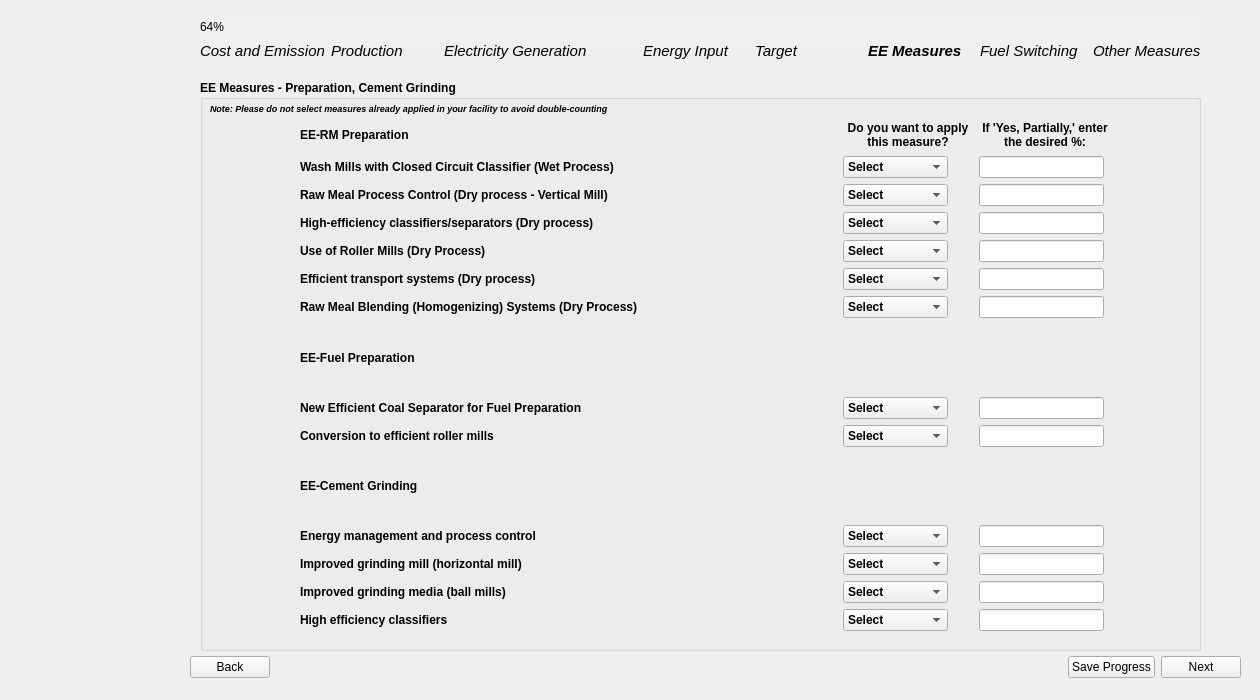
<?xml version="1.0" encoding="UTF-8"?>
<ui version="4.0">
 <class>Page8_AllMeasures_1</class>
 <widget class="QWidget" name="Page8_AllMeasures_1">
  <property name="geometry">
   <rect>
    <x>0</x>
    <y>0</y>
    <width>1260</width>
    <height>700</height>
   </rect>
  </property>
  <property name="sizePolicy">
   <sizepolicy hsizetype="Fixed" vsizetype="Fixed">
    <horstretch>0</horstretch>
    <verstretch>0</verstretch>
   </sizepolicy>
  </property>
  <property name="windowTitle">
   <string>Form</string>
  </property>
  <property name="styleSheet">
   <string notr="true"/>
  </property>
  <widget class="QWidget" name="layoutWidget">
   <property name="geometry">
    <rect>
     <x>190</x>
     <y>650</y>
     <width>1051</width>
     <height>35</height>
    </rect>
   </property>
   <layout class="QHBoxLayout" name="button_layout">
    <item>
     <widget class="QPushButton" name="backBtn">
      <property name="text">
       <string>Back</string>
      </property>
     </widget>
    </item>
    <item>
     <spacer name="horizontalSpacer">
      <property name="orientation">
       <enum>Qt::Horizontal</enum>
      </property>
      <property name="sizeHint" stdset="0">
       <size>
        <width>40</width>
        <height>20</height>
       </size>
      </property>
     </spacer>
    </item>
    <item>
     <widget class="QPushButton" name="saveBtn">
      <property name="text">
       <string>Save Progress</string>
      </property>
     </widget>
    </item>
    <item>
     <widget class="QPushButton" name="nextBtn">
      <property name="font">
       <font>
        <kerning>true</kerning>
       </font>
      </property>
      <property name="text">
       <string>Next</string>
      </property>
     </widget>
    </item>
   </layout>
  </widget>
  <widget class="QGroupBox" name="all_measures_group_1">
   <property name="geometry">
    <rect>
     <x>200</x>
     <y>80</y>
     <width>1001</width>
     <height>571</height>
    </rect>
   </property>
   <property name="font">
    <font>
     <bold>true</bold>
    </font>
   </property>
   <property name="styleSheet">
    <string notr="true">QPushButton {
    background-color: #26481f;  /* Green */
    color: white;
    border: none;
    padding: 8px 16px;
    font-size: 14px;
    border-radius: 6px;
    min-width: 90px;
    min-height: 15px;

}

QPushButton:hover {
    background-color: #45a049;
}

QPushButton:pressed {
    background-color: #3e8e41;
}

QPushButton#saveBtn {
                background-color: white;
                color: #26481f;
            }
QPushButton#saveBtn:hover {
                background-color: #45a049;
			  color: white;
            }

    QLineEdit {
        border-radius: 10px;    
        padding: 5px;           
    }

myLineEdit-&gt;setFixedSize(200, 30)</string>
   </property>
   <property name="title">
    <string>EE Measures - Preparation, Cement Grinding</string>
   </property>
   <widget class="QWidget" name="layoutWidget_3">
    <property name="geometry">
     <rect>
      <x>100</x>
      <y>40</y>
      <width>811</width>
      <height>511</height>
     </rect>
    </property>
    <layout class="QGridLayout" name="all_measure_1_gridLayout">
     <item row="5" column="0">
      <widget class="QLabel" name="all_measure_label_5">
       <property name="text">
        <string>Efficient transport systems (Dry process)</string>
       </property>
      </widget>
     </item>
     <item row="2" column="0">
      <widget class="QLabel" name="all_measure_label_2">
       <property name="text">
        <string>Raw Meal Process Control (Dry process - Vertical Mill)</string>
       </property>
      </widget>
     </item>
     <item row="13" column="0">
      <widget class="QLabel" name="all_measure_label_10">
       <property name="text">
        <string>Improved grinding media (ball mills)</string>
       </property>
      </widget>
     </item>
     <item row="3" column="1">
      <widget class="QComboBox" name="page8_1_comboBox_3">
       <property name="sizePolicy">
        <sizepolicy hsizetype="Fixed" vsizetype="Fixed">
         <horstretch>0</horstretch>
         <verstretch>0</verstretch>
        </sizepolicy>
       </property>
       <item>
        <property name="text">
         <string>Select</string>
        </property>
       </item>
       <item>
        <property name="text">
         <string>Yes (100%)</string>
        </property>
       </item>
       <item>
        <property name="text">
         <string>No (0%)</string>
        </property>
       </item>
       <item>
        <property name="text">
         <string>Yes, Partially</string>
        </property>
       </item>
      </widget>
     </item>
     <item row="11" column="1">
      <widget class="QComboBox" name="page8_1_comboBox_8">
       <property name="sizePolicy">
        <sizepolicy hsizetype="Fixed" vsizetype="Fixed">
         <horstretch>0</horstretch>
         <verstretch>0</verstretch>
        </sizepolicy>
       </property>
       <item>
        <property name="text">
         <string>Select</string>
        </property>
       </item>
       <item>
        <property name="text">
         <string>Yes (100%)</string>
        </property>
       </item>
       <item>
        <property name="text">
         <string>No (0%)</string>
        </property>
       </item>
       <item>
        <property name="text">
         <string>Yes, Partially</string>
        </property>
       </item>
      </widget>
     </item>
     <item row="9" column="1">
      <widget class="QComboBox" name="page8_1_comboBox_7">
       <property name="sizePolicy">
        <sizepolicy hsizetype="Fixed" vsizetype="Fixed">
         <horstretch>0</horstretch>
         <verstretch>0</verstretch>
        </sizepolicy>
       </property>
       <item>
        <property name="text">
         <string>Select</string>
        </property>
       </item>
       <item>
        <property name="text">
         <string>Yes (100%)</string>
        </property>
       </item>
       <item>
        <property name="text">
         <string>No (0%)</string>
        </property>
       </item>
       <item>
        <property name="text">
         <string>Yes, Partially</string>
        </property>
       </item>
      </widget>
     </item>
     <item row="4" column="2">
      <widget class="QLineEdit" name="page8_1_potential_input_4">
       <property name="sizePolicy">
        <sizepolicy hsizetype="Fixed" vsizetype="Fixed">
         <horstretch>0</horstretch>
         <verstretch>0</verstretch>
        </sizepolicy>
       </property>
       <property name="text">
        <string/>
       </property>
      </widget>
     </item>
     <item row="9" column="2">
      <widget class="QLineEdit" name="page8_1_potential_input_7">
       <property name="sizePolicy">
        <sizepolicy hsizetype="Fixed" vsizetype="Fixed">
         <horstretch>0</horstretch>
         <verstretch>0</verstretch>
        </sizepolicy>
       </property>
       <property name="text">
        <string/>
       </property>
      </widget>
     </item>
     <item row="14" column="2">
      <widget class="QLineEdit" name="page8_1_potential_input_11">
       <property name="sizePolicy">
        <sizepolicy hsizetype="Fixed" vsizetype="Fixed">
         <horstretch>0</horstretch>
         <verstretch>0</verstretch>
        </sizepolicy>
       </property>
       <property name="text">
        <string/>
       </property>
      </widget>
     </item>
     <item row="14" column="1">
      <widget class="QComboBox" name="page8_1_comboBox_11">
       <property name="sizePolicy">
        <sizepolicy hsizetype="Fixed" vsizetype="Fixed">
         <horstretch>0</horstretch>
         <verstretch>0</verstretch>
        </sizepolicy>
       </property>
       <item>
        <property name="text">
         <string>Select</string>
        </property>
       </item>
       <item>
        <property name="text">
         <string>Yes (100%)</string>
        </property>
       </item>
       <item>
        <property name="text">
         <string>No (0%)</string>
        </property>
       </item>
       <item>
        <property name="text">
         <string>Yes, Partially</string>
        </property>
       </item>
      </widget>
     </item>
     <item row="1" column="0">
      <widget class="QLabel" name="all_measure_label">
       <property name="text">
        <string>Wash Mills with Closed Circuit Classifier (Wet Process)</string>
       </property>
      </widget>
     </item>
     <item row="2" column="1">
      <widget class="QComboBox" name="page8_1_comboBox_2">
       <property name="sizePolicy">
        <sizepolicy hsizetype="Fixed" vsizetype="Fixed">
         <horstretch>0</horstretch>
         <verstretch>0</verstretch>
        </sizepolicy>
       </property>
       <item>
        <property name="text">
         <string>Select</string>
        </property>
       </item>
       <item>
        <property name="text">
         <string>Yes (100%)</string>
        </property>
       </item>
       <item>
        <property name="text">
         <string>No (0%)</string>
        </property>
       </item>
       <item>
        <property name="text">
         <string>Yes, Partially</string>
        </property>
       </item>
      </widget>
     </item>
     <item row="0" column="0">
      <widget class="QLabel" name="rm_prep_label">
       <property name="font">
        <font>
         <bold>true</bold>
        </font>
       </property>
       <property name="text">
        <string>EE-RM Preparation</string>
       </property>
      </widget>
     </item>
     <item row="13" column="2">
      <widget class="QLineEdit" name="page8_1_potential_input_10">
       <property name="sizePolicy">
        <sizepolicy hsizetype="Fixed" vsizetype="Fixed">
         <horstretch>0</horstretch>
         <verstretch>0</verstretch>
        </sizepolicy>
       </property>
       <property name="text">
        <string/>
       </property>
      </widget>
     </item>
     <item row="8" column="2">
      <widget class="QLineEdit" name="page8_1_potential_input_6">
       <property name="sizePolicy">
        <sizepolicy hsizetype="Fixed" vsizetype="Fixed">
         <horstretch>0</horstretch>
         <verstretch>0</verstretch>
        </sizepolicy>
       </property>
       <property name="text">
        <string/>
       </property>
      </widget>
     </item>
     <item row="0" column="1">
      <widget class="QLabel" name="doyouwanttoapply_label_2">
       <property name="minimumSize">
        <size>
         <width>130</width>
         <height>30</height>
        </size>
       </property>
       <property name="maximumSize">
        <size>
         <width>127</width>
         <height>30</height>
        </size>
       </property>
       <property name="font">
        <font>
         <bold>true</bold>
        </font>
       </property>
       <property name="text">
        <string>Do you want to apply this measure?</string>
       </property>
       <property name="alignment">
        <set>Qt::AlignCenter</set>
       </property>
       <property name="wordWrap">
        <bool>true</bool>
       </property>
      </widget>
     </item>
     <item row="13" column="1">
      <widget class="QComboBox" name="page8_1_comboBox_10">
       <property name="sizePolicy">
        <sizepolicy hsizetype="Fixed" vsizetype="Fixed">
         <horstretch>0</horstretch>
         <verstretch>0</verstretch>
        </sizepolicy>
       </property>
       <item>
        <property name="text">
         <string>Select</string>
        </property>
       </item>
       <item>
        <property name="text">
         <string>Yes (100%)</string>
        </property>
       </item>
       <item>
        <property name="text">
         <string>No (0%)</string>
        </property>
       </item>
       <item>
        <property name="text">
         <string>Yes, Partially</string>
        </property>
       </item>
      </widget>
     </item>
     <item row="8" column="0">
      <widget class="QLabel" name="all_measure_label_6">
       <property name="text">
        <string>New Efficient Coal Separator for Fuel Preparation</string>
       </property>
      </widget>
     </item>
     <item row="1" column="1">
      <widget class="QComboBox" name="page8_1_comboBox">
       <property name="sizePolicy">
        <sizepolicy hsizetype="Fixed" vsizetype="Fixed">
         <horstretch>0</horstretch>
         <verstretch>0</verstretch>
        </sizepolicy>
       </property>
       <item>
        <property name="text">
         <string>Select</string>
        </property>
       </item>
       <item>
        <property name="text">
         <string>Yes (100%)</string>
        </property>
       </item>
       <item>
        <property name="text">
         <string>No (0%)</string>
        </property>
       </item>
       <item>
        <property name="text">
         <string>Yes, Partially</string>
        </property>
       </item>
      </widget>
     </item>
     <item row="11" column="2">
      <widget class="QLineEdit" name="page8_1_potential_input_8">
       <property name="sizePolicy">
        <sizepolicy hsizetype="Fixed" vsizetype="Fixed">
         <horstretch>0</horstretch>
         <verstretch>0</verstretch>
        </sizepolicy>
       </property>
       <property name="text">
        <string/>
       </property>
      </widget>
     </item>
     <item row="8" column="1">
      <widget class="QComboBox" name="page8_1_comboBox_6">
       <property name="sizePolicy">
        <sizepolicy hsizetype="Fixed" vsizetype="Fixed">
         <horstretch>0</horstretch>
         <verstretch>0</verstretch>
        </sizepolicy>
       </property>
       <item>
        <property name="text">
         <string>Select</string>
        </property>
       </item>
       <item>
        <property name="text">
         <string>Yes (100%)</string>
        </property>
       </item>
       <item>
        <property name="text">
         <string>No (0%)</string>
        </property>
       </item>
       <item>
        <property name="text">
         <string>Yes, Partially</string>
        </property>
       </item>
      </widget>
     </item>
     <item row="7" column="0">
      <widget class="QLabel" name="fuel_prep_label">
       <property name="font">
        <font>
         <bold>true</bold>
        </font>
       </property>
       <property name="text">
        <string>EE-Fuel Preparation</string>
       </property>
      </widget>
     </item>
     <item row="0" column="2">
      <widget class="QLabel" name="potential_app_label_2">
       <property name="minimumSize">
        <size>
         <width>132</width>
         <height>30</height>
        </size>
       </property>
       <property name="maximumSize">
        <size>
         <width>135</width>
         <height>30</height>
        </size>
       </property>
       <property name="font">
        <font>
         <bold>true</bold>
        </font>
       </property>
       <property name="text">
        <string>If 'Yes, Partially,' enter the desired %:</string>
       </property>
       <property name="alignment">
        <set>Qt::AlignCenter</set>
       </property>
       <property name="wordWrap">
        <bool>true</bool>
       </property>
      </widget>
     </item>
     <item row="12" column="0">
      <widget class="QLabel" name="all_measure_label_9">
       <property name="text">
        <string>Improved grinding mill (horizontal mill)</string>
       </property>
      </widget>
     </item>
     <item row="5" column="2">
      <widget class="QLineEdit" name="page8_1_potential_input_5">
       <property name="sizePolicy">
        <sizepolicy hsizetype="Fixed" vsizetype="Fixed">
         <horstretch>0</horstretch>
         <verstretch>0</verstretch>
        </sizepolicy>
       </property>
       <property name="text">
        <string/>
       </property>
      </widget>
     </item>
     <item row="3" column="2">
      <widget class="QLineEdit" name="page8_1_potential_input_3">
       <property name="sizePolicy">
        <sizepolicy hsizetype="Fixed" vsizetype="Fixed">
         <horstretch>0</horstretch>
         <verstretch>0</verstretch>
        </sizepolicy>
       </property>
       <property name="text">
        <string/>
       </property>
      </widget>
     </item>
     <item row="3" column="0">
      <widget class="QLabel" name="all_measure_label_3">
       <property name="text">
        <string>High-efficiency classifiers/separators (Dry process)</string>
       </property>
      </widget>
     </item>
     <item row="9" column="0">
      <widget class="QLabel" name="all_measure_label_7">
       <property name="text">
        <string>Conversion to efficient roller mills</string>
       </property>
      </widget>
     </item>
     <item row="4" column="1">
      <widget class="QComboBox" name="page8_1_comboBox_4">
       <property name="sizePolicy">
        <sizepolicy hsizetype="Fixed" vsizetype="Fixed">
         <horstretch>0</horstretch>
         <verstretch>0</verstretch>
        </sizepolicy>
       </property>
       <item>
        <property name="text">
         <string>Select</string>
        </property>
       </item>
       <item>
        <property name="text">
         <string>Yes (100%)</string>
        </property>
       </item>
       <item>
        <property name="text">
         <string>No (0%)</string>
        </property>
       </item>
       <item>
        <property name="text">
         <string>Yes, Partially</string>
        </property>
       </item>
      </widget>
     </item>
     <item row="1" column="2">
      <widget class="QLineEdit" name="page8_1_potential_input">
       <property name="sizePolicy">
        <sizepolicy hsizetype="Fixed" vsizetype="Fixed">
         <horstretch>0</horstretch>
         <verstretch>0</verstretch>
        </sizepolicy>
       </property>
       <property name="text">
        <string/>
       </property>
      </widget>
     </item>
     <item row="2" column="2">
      <widget class="QLineEdit" name="page8_1_potential_input_2">
       <property name="sizePolicy">
        <sizepolicy hsizetype="Fixed" vsizetype="Fixed">
         <horstretch>0</horstretch>
         <verstretch>0</verstretch>
        </sizepolicy>
       </property>
       <property name="text">
        <string/>
       </property>
      </widget>
     </item>
     <item row="5" column="1">
      <widget class="QComboBox" name="page8_1_comboBox_5">
       <property name="sizePolicy">
        <sizepolicy hsizetype="Fixed" vsizetype="Fixed">
         <horstretch>0</horstretch>
         <verstretch>0</verstretch>
        </sizepolicy>
       </property>
       <item>
        <property name="text">
         <string>Select</string>
        </property>
       </item>
       <item>
        <property name="text">
         <string>Yes (100%)</string>
        </property>
       </item>
       <item>
        <property name="text">
         <string>No (0%)</string>
        </property>
       </item>
       <item>
        <property name="text">
         <string>Yes, Partially</string>
        </property>
       </item>
      </widget>
     </item>
     <item row="11" column="0">
      <widget class="QLabel" name="all_measure_label_8">
       <property name="text">
        <string>Energy management and process control</string>
       </property>
      </widget>
     </item>
     <item row="14" column="0">
      <widget class="QLabel" name="all_measure_label_11">
       <property name="text">
        <string>High efficiency classifiers</string>
       </property>
      </widget>
     </item>
     <item row="12" column="2">
      <widget class="QLineEdit" name="page8_1_potential_input_9">
       <property name="sizePolicy">
        <sizepolicy hsizetype="Fixed" vsizetype="Fixed">
         <horstretch>0</horstretch>
         <verstretch>0</verstretch>
        </sizepolicy>
       </property>
       <property name="text">
        <string/>
       </property>
      </widget>
     </item>
     <item row="4" column="0">
      <widget class="QLabel" name="all_measure_label_4">
       <property name="text">
        <string>Use of Roller Mills (Dry Process)</string>
       </property>
      </widget>
     </item>
     <item row="10" column="0">
      <widget class="QLabel" name="cement_grinding_label">
       <property name="font">
        <font>
         <bold>true</bold>
        </font>
       </property>
       <property name="text">
        <string>EE-Cement Grinding</string>
       </property>
      </widget>
     </item>
     <item row="12" column="1">
      <widget class="QComboBox" name="page8_1_comboBox_9">
       <property name="sizePolicy">
        <sizepolicy hsizetype="Fixed" vsizetype="Fixed">
         <horstretch>0</horstretch>
         <verstretch>0</verstretch>
        </sizepolicy>
       </property>
       <item>
        <property name="text">
         <string>Select</string>
        </property>
       </item>
       <item>
        <property name="text">
         <string>Yes (100%)</string>
        </property>
       </item>
       <item>
        <property name="text">
         <string>No (0%)</string>
        </property>
       </item>
       <item>
        <property name="text">
         <string>Yes, Partially</string>
        </property>
       </item>
      </widget>
     </item>
     <item row="6" column="0">
      <widget class="QLabel" name="all_measure_label_12">
       <property name="text">
        <string>Raw Meal Blending (Homogenizing) Systems (Dry Process)</string>
       </property>
      </widget>
     </item>
     <item row="6" column="1">
      <widget class="QComboBox" name="page8_1_comboBox_12">
       <property name="sizePolicy">
        <sizepolicy hsizetype="Fixed" vsizetype="Fixed">
         <horstretch>0</horstretch>
         <verstretch>0</verstretch>
        </sizepolicy>
       </property>
       <item>
        <property name="text">
         <string>Select</string>
        </property>
       </item>
       <item>
        <property name="text">
         <string>Yes (100%)</string>
        </property>
       </item>
       <item>
        <property name="text">
         <string>No (0%)</string>
        </property>
       </item>
       <item>
        <property name="text">
         <string>Yes, Partially</string>
        </property>
       </item>
      </widget>
     </item>
     <item row="6" column="2">
      <widget class="QLineEdit" name="page8_1_potential_input_12">
       <property name="sizePolicy">
        <sizepolicy hsizetype="Fixed" vsizetype="Fixed">
         <horstretch>0</horstretch>
         <verstretch>0</verstretch>
        </sizepolicy>
       </property>
       <property name="text">
        <string/>
       </property>
      </widget>
     </item>
    </layout>
   </widget>
   <widget class="QLabel" name="label">
    <property name="geometry">
     <rect>
      <x>10</x>
      <y>20</y>
      <width>521</width>
      <height>16</height>
     </rect>
    </property>
    <property name="font">
     <font>
      <pointsize>7</pointsize>
      <italic>true</italic>
     </font>
    </property>
    <property name="text">
     <string>Note: Please do not select measures already applied in your facility to avoid double-counting</string>
    </property>
   </widget>
  </widget>
  <widget class="QLabel" name="side_image">
   <property name="geometry">
    <rect>
     <x>0</x>
     <y>-30</y>
     <width>171</width>
     <height>761</height>
    </rect>
   </property>
   <property name="text">
    <string/>
   </property>
   <property name="pixmap">
    <pixmap>../images/BEST_side_abstract.png</pixmap>
   </property>
  </widget>
  <widget class="QWidget" name="layoutWidget_2">
   <property name="geometry">
    <rect>
     <x>200</x>
     <y>40</y>
     <width>1001</width>
     <height>22</height>
    </rect>
   </property>
   <layout class="QGridLayout" name="gridLayout_12">
    <item row="0" column="0">
     <widget class="QLabel" name="label_3">
      <property name="font">
       <font>
        <pointsize>11</pointsize>
        <italic>true</italic>
        <bold>false</bold>
       </font>
      </property>
      <property name="text">
       <string>Cost and Emission</string>
      </property>
     </widget>
    </item>
    <item row="0" column="1">
     <widget class="QLabel" name="label_10">
      <property name="font">
       <font>
        <pointsize>11</pointsize>
        <italic>true</italic>
       </font>
      </property>
      <property name="text">
       <string>Production</string>
      </property>
     </widget>
    </item>
    <item row="0" column="2">
     <widget class="QLabel" name="label_11">
      <property name="font">
       <font>
        <pointsize>11</pointsize>
        <italic>true</italic>
       </font>
      </property>
      <property name="text">
       <string>Electricity Generation            </string>
      </property>
     </widget>
    </item>
    <item row="0" column="3">
     <widget class="QLabel" name="label_12">
      <property name="font">
       <font>
        <pointsize>11</pointsize>
        <italic>true</italic>
       </font>
      </property>
      <property name="text">
       <string>Energy Input</string>
      </property>
     </widget>
    </item>
    <item row="0" column="4">
     <widget class="QLabel" name="label_13">
      <property name="font">
       <font>
        <pointsize>11</pointsize>
        <italic>true</italic>
        <bold>false</bold>
       </font>
      </property>
      <property name="text">
       <string>Target</string>
      </property>
     </widget>
    </item>
    <item row="0" column="5">
     <widget class="QLabel" name="label_14">
      <property name="font">
       <font>
        <pointsize>11</pointsize>
        <italic>true</italic>
        <bold>true</bold>
       </font>
      </property>
      <property name="text">
       <string>EE Measures</string>
      </property>
     </widget>
    </item>
    <item row="0" column="6">
     <widget class="QLabel" name="label_15">
      <property name="font">
       <font>
        <pointsize>11</pointsize>
        <italic>true</italic>
       </font>
      </property>
      <property name="text">
       <string>Fuel Switching</string>
      </property>
     </widget>
    </item>
    <item row="0" column="7">
     <widget class="QLabel" name="label_16">
      <property name="font">
       <font>
        <pointsize>11</pointsize>
        <italic>true</italic>
       </font>
      </property>
      <property name="text">
       <string>Other Measures</string>
      </property>
     </widget>
    </item>
   </layout>
  </widget>
  <widget class="QProgressBar" name="progressBar">
   <property name="geometry">
    <rect>
     <x>200</x>
     <y>20</y>
     <width>1001</width>
     <height>23</height>
    </rect>
   </property>
   <property name="styleSheet">
    <string notr="true">QProgressBar {
    background-color: #F0F0F0;
    border: none;
	border-radius: 8px;
}
QProgressBar::chunk {
	border-radius: 8px;
    background: QLinearGradient(
        x1: 0, y1: 0, x2: 1, y2: 0,
        stop: 0 #33bef0,   /* Light Blue */
        stop: 1 #77d695    /* Light Green */
    );
}</string>
   </property>
   <property name="value">
    <number>64</number>
   </property>
  </widget>
 </widget>
 <tabstops>
  <tabstop>page8_1_potential_input</tabstop>
  <tabstop>page8_1_potential_input_2</tabstop>
  <tabstop>page8_1_potential_input_3</tabstop>
  <tabstop>page8_1_potential_input_4</tabstop>
  <tabstop>page8_1_potential_input_5</tabstop>
  <tabstop>page8_1_potential_input_12</tabstop>
  <tabstop>page8_1_potential_input_6</tabstop>
  <tabstop>page8_1_potential_input_7</tabstop>
  <tabstop>page8_1_potential_input_8</tabstop>
  <tabstop>page8_1_potential_input_9</tabstop>
  <tabstop>page8_1_potential_input_10</tabstop>
  <tabstop>page8_1_potential_input_11</tabstop>
  <tabstop>saveBtn</tabstop>
  <tabstop>nextBtn</tabstop>
  <tabstop>page8_1_comboBox</tabstop>
  <tabstop>page8_1_comboBox_2</tabstop>
  <tabstop>page8_1_comboBox_3</tabstop>
  <tabstop>page8_1_comboBox_4</tabstop>
  <tabstop>page8_1_comboBox_5</tabstop>
  <tabstop>page8_1_comboBox_12</tabstop>
  <tabstop>page8_1_comboBox_6</tabstop>
  <tabstop>page8_1_comboBox_7</tabstop>
  <tabstop>page8_1_comboBox_8</tabstop>
  <tabstop>page8_1_comboBox_9</tabstop>
  <tabstop>page8_1_comboBox_10</tabstop>
  <tabstop>page8_1_comboBox_11</tabstop>
  <tabstop>backBtn</tabstop>
 </tabstops>
 <resources/>
 <connections/>
</ui>
